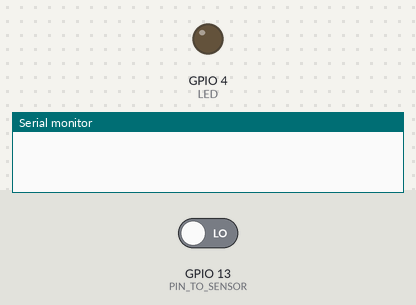
Bench run of a sketch on a simulated ESP32. Parts: output pins drawn as LEDs (lit = HIGH), the last lines printed to the serial monitor. The inputs (shaded band) are chosen by the test bench; at power-on: GPIO 13 (PIN_TO_SENSOR) LOW.

Above: at 1.2 s.
1.3 s: GPIO 13 (PIN_TO_SENSOR) driven HIGH
At 2.2 s:
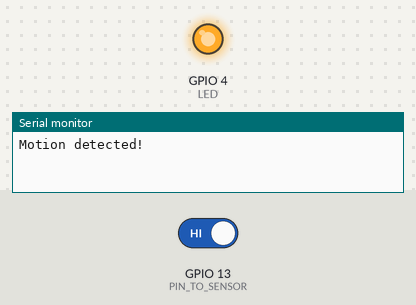
2.8 s: GPIO 13 (PIN_TO_SENSOR) driven LOW
At 3.4 s:
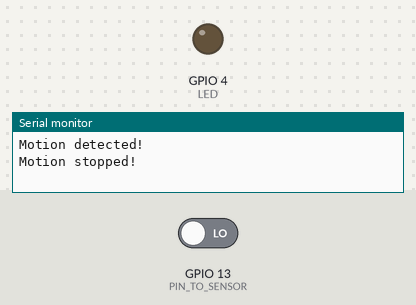
Timing chart, 0 to 5.8 s (numbered marks = the images above; inputs shaded):
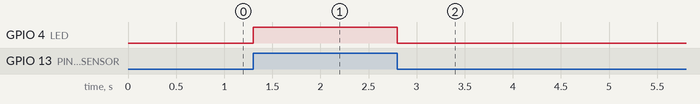

Measured:
- after the input at 1.3 s, GPIO 4 (LED): LOW → HIGH at once
- after the input at 2.8 s, GPIO 4 (LED): HIGH → LOW at once

The sketch:

esp32_pir_sensor.ino
```cpp
const int PIN_TO_SENSOR = 13; // GIOP19 pin connected to OUTPUT pin of sensor
const int LED = 4;
int pinStateCurrent   = LOW;  // current state of pin
int pinStatePrevious  = LOW;  // previous state of pin

void setup() {
  Serial.begin(9600);            // initialize serial
  pinMode(PIN_TO_SENSOR, INPUT); // set ESP32 pin to input mode to read value from OUTPUT pin of sensor
  pinMode(LED, OUTPUT);
}

void loop() {
  pinStatePrevious = pinStateCurrent; // store old state
  pinStateCurrent = digitalRead(PIN_TO_SENSOR);   // read new state

  if (pinStatePrevious == LOW && pinStateCurrent == HIGH) {   // pin state change: LOW -> HIGH
    Serial.println("Motion detected!");
    digitalWrite(LED, HIGH);
    // TODO: turn on alarm, light or activate a device ... here
  }
  else
  if (pinStatePrevious == HIGH && pinStateCurrent == LOW) {   // pin state change: HIGH -> LOW
    Serial.println("Motion stopped!");
    digitalWrite(LED, LOW);
    // TODO: turn off alarm, light or deactivate a device ... here
  }
}
```
